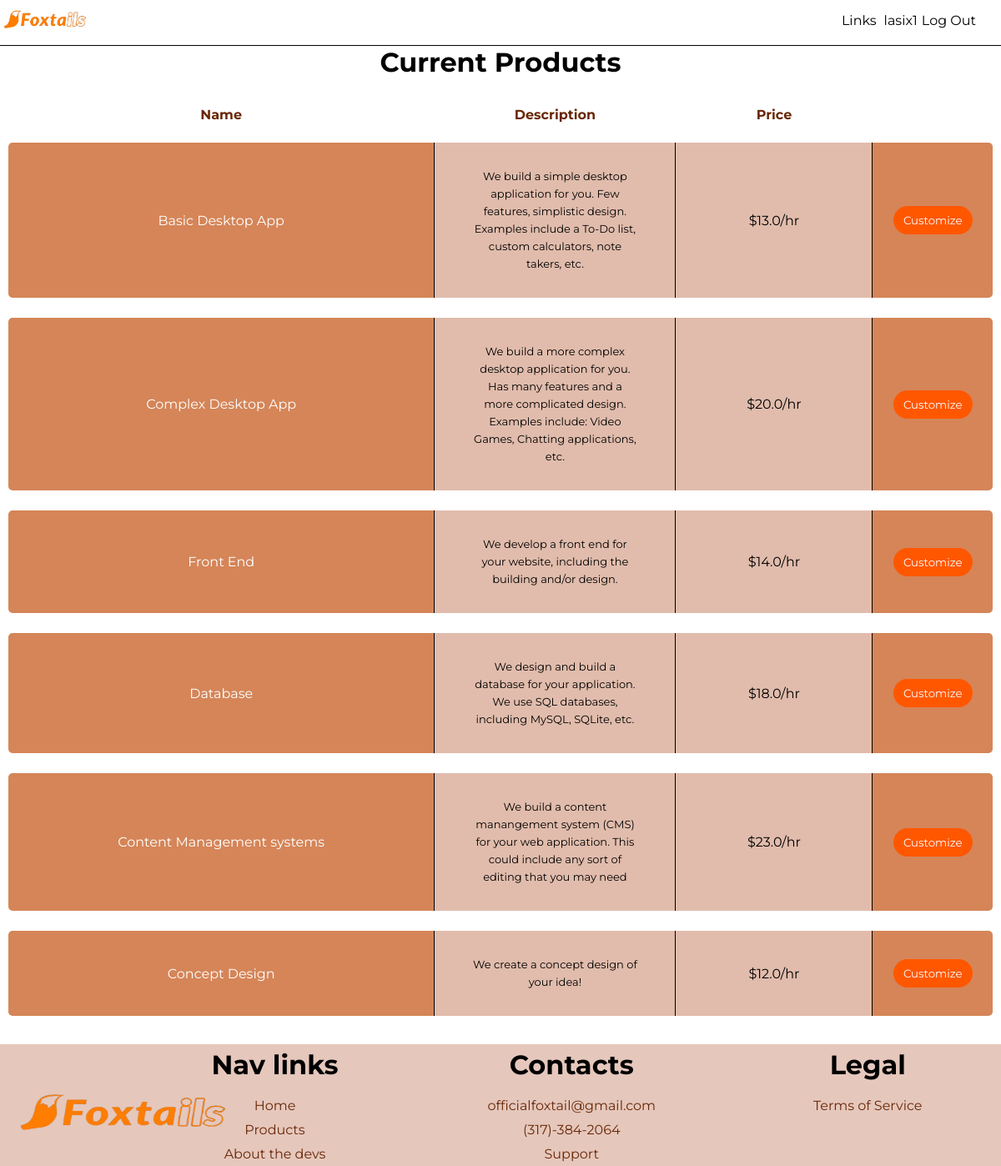
Screenshot of /products (signed in) with the database file from the repository.
### app/models.py (models this page shows, shortened)
class User(UserMixin, db.Model):
	id=db.Column(db.Integer, primary_key=True)
	username = db.Column(db.String(64), index=True, unique=True)
	email = db.Column(db.String(120), index=True, unique=True)
	password_hash = db.Column(db.String(128))
	orders = db.relationship('Orders', backref='author', lazy='dynamic')
	@login.user_loader
	def load_user(id):
		return User.query.get(int(id))

class Products(db.Model):
	id = db.Column(db.Integer, primary_key=True)
	name = db.Column(db.String(64), index=True, unique=True)
	desc = db.Column(db.String(256), index=True, unique=True)
	price = db.Column(db.Integer, index=True)

### app/routes.py (the view)
@app.route('/products')
def products():
	product = Products.query.all()
	return render_template('products.html', title="Products", products=product)

### app/templates/products.html
{% extends 'base.html' %}
{% block content %}
    <div class="container-products">
        <h1>Current Products</h1>
        <table>
            <thead>
                <tr class="trhead-products">
                    <th>Name</th>
                    <th class="desc-products">Description</th>
                    <th>Price</th>
                </tr>
            </thead>
            <tbody>
                {% for product in products %}
                    <tr>
                        <td class="name-products">{{ product.name }}</td>
                        <td class="description">{{ product.desc }}</td>
                        <td>${{ product.price }}/hr</td>
                        <th class="button-td-products"><a href="/customize/{{ product.name }}"><button>Customize</button></a></th>
                    </tr>
                {% endfor %}
            </tbody>
        </table>
    </div>
{% endblock %}

### app/templates/base.html (shortened to what this page needs)
<!DOCTYPE html>
<html>
    <head>
        <link rel="stylesheet" href="../static/style.css">
    </head>
    <body>
        <div id="header">
            <a href="/" style="text-decoration: none;"><input id="favicon" type="image" name="logo" src="../static/logo-1.png" width=100 height=50></a>
            <div id="header-links-accounts">
                <span class="links-header">
                    <button class="dropbtn">Links</button>
                </span>
                {% if current_user.is_anonymous %}
                    <span class="account-links-header">
                        <a class="login" href="/account/login">Login</a>
                        <a class="signup" href="/account/register">Sign Up</a>
                    </span>
                {% else %}
                    <span class="account-links-header-logged-in">
                        <a href="/account/{{ current_user.username }}">{{ current_user.username }}</p>
                        <a class="logout" href="/account/logout">Log Out</a>
                    </span>
                {% endif %}
            </div>
        </div>
        {% block content %}{% endblock %}
        <footer id="footer">
            <p><img src="../static/logo-1.png" alt="Logo Image"></p>
            <div class="nav-links-footer">
                <h1>Nav links</h1>
                <a href="/">Home</a>
                <a href="/products">Products</a>
                <a href="/about_the_devs">About the devs</a>
            </div>
            <div class="contact-us">
                <h1>Contacts</h1>
                <a href="mailto:officialfoxtail@gmail.com">officialfoxtail@gmail.com</a>
                <a href="tel:+3173842064">(317)-384-2064</a>
                <a href="/service">Support</a>
            </div>
            <div class="legal-info">
                <h1>Legal</h1>
                <a href="/termsofservice">Terms of Service</a>
            </div>
        </footer>
    </body>
</html>

### app/static/style.css (style rules this page uses)
* { font-family: 'Montserrat', cursive, sans-serif; color: #000; border: 0; padding: 0; margin: 0; }
#header { position: fixed; top: 0; width: 100%; z-index: 2; border-bottom: 1px solid black; background-color: white; }
#header a { padding-left: 5px; }
#header-links-accounts { position: absolute; display: inline-block; top: 15px; right: 30px; }
.links-header { position: relative; float: left; }
.account-links-header-logged-in { float: right; min-width: 100px; display: flex; flex-flow: row nowrap; }
.account-links-header-logged-in a { text-decoration: none; color: #000; }
.dropbtn { border: 0; padding: 0 4px 0 4px; background-color: transparent; color: #000; font-size: 16px; border-radius: 5px 5px 0 0; }
#footer { position: relative; width: 100%; background-color: #E5C7BC; display: flex; justify-content: space-around; align-items: flex-start; flex-flow: row wrap; }
#footer img { height: 100px; width: 250px; position: absolute; top: 85px; left: 150px; transform: translate(-50%, -50%); }
.nav-links-footer, .contact-us, .legal-info { display: flex; justify-content: center; align-items: center; flex-flow: column wrap; }
#footer h1 { margin: 5px 0 15px 0; }
#footer a { padding: 5px 10px; text-decoration: none; color: #692705; font-size: 16px; transition: all 0.5s ease-in; }
.container-products { margin-top: 55px; text-align: center; scroll-behavior: auto; }
.container-products table { border-collapse: separate; border-spacing: 0px 1.5em; position: relative; padding: 10px; width: 100%; }
.container-products thead { width: 100%; }
.container-products tbody { width: 100%; }
.container-products table td { background-color: #E1BCAC; color: black; padding: 30px 45px; line-height: 21px; }
.container-products table th { color: #692705; }
.button-td-products { border-left: 1px solid black; background-color: #D58558; color: #ffffff; line-height: 21px; border-radius: 0 5px 5px 0; transition: transform 0.3s ease-in-out; }
.button-td-products a button { background-color: #ff5700; color: white; padding: 9px 12px; border-radius: 20px; text-decoration: none; transition: transform 0.3s ease-in-out; }
.container-products table td:first-child { border-radius: 5px 0 0 5px; }
.container-products tr { text-align: center; }
.name-products { background-color: #D58558 !important; color: white !important; }
.description { font-size: 13px; max-width: 100px; background-color: #E1BCAC; border-right: 1px solid black; border-left: 1px solid black; }
#issue-support h1, p { padding-top: 10px; }

### rows the page displays
User: username "lasix1"
Products: name "Basic Desktop App", desc "We build a simple desktop application for you. Few features, simplistic design. Examples include a To-Do list, custom calculators, note takers, etc.", price "13.0"
Products: name "Complex Desktop App", desc "We build a more complex desktop application for you. Has many features and a more complicated design. Examples include: Video Games, Chatting applications, etc.", price "20.0"
Products: name "Front End", desc "We develop a front end for your website, including the building and/or design.", price "14.0"
Products: name "Database", desc "We design and build a database for your application. We use SQL databases, including MySQL, SQLite, etc.", price "18.0"
Products: name "Content Management systems", desc "We build a content manangement system (CMS) for your web application. This could include any sort of editing that you may need", price "23.0"
Products: name "Concept Design", desc "We create a concept design of your idea!", price "12.0"
